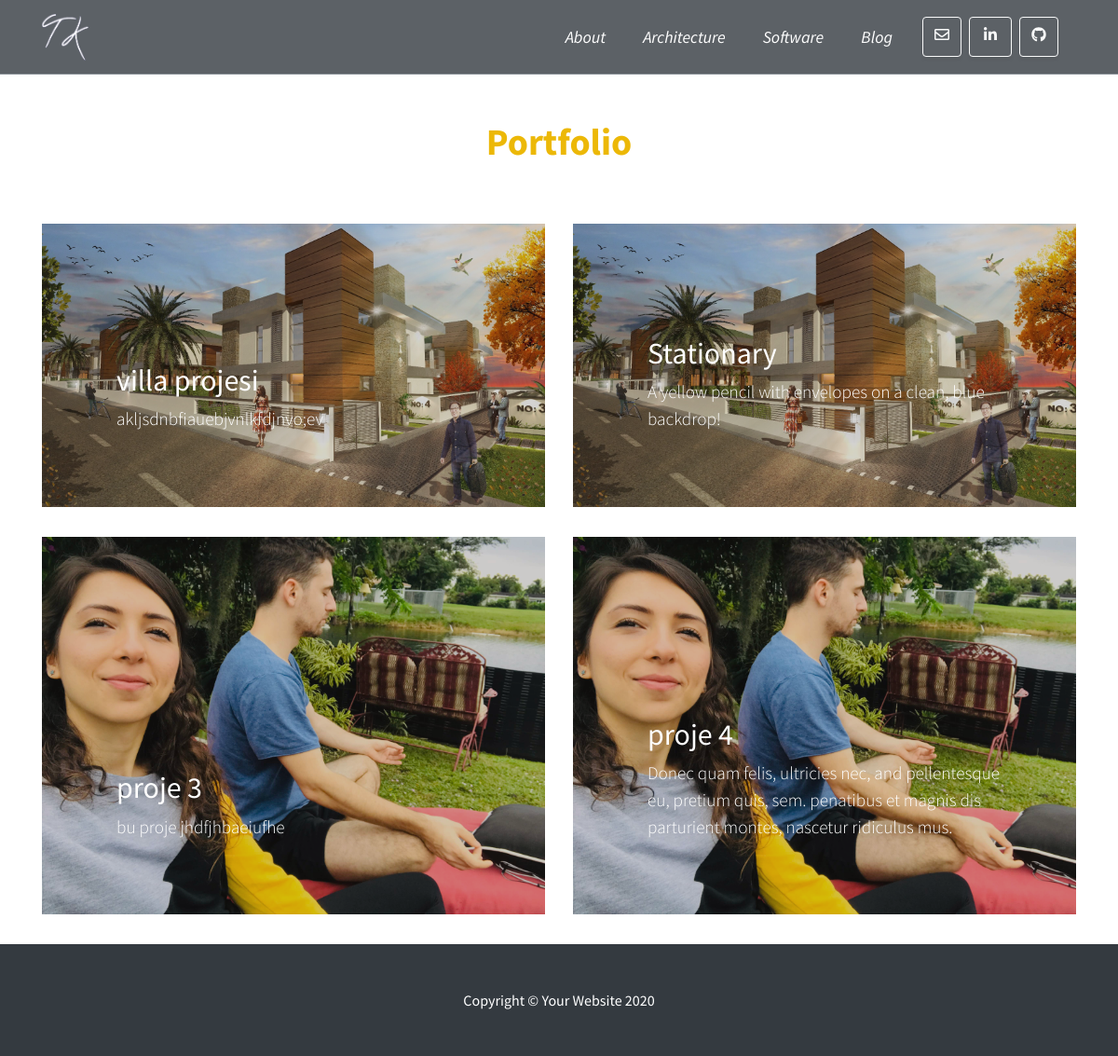
/portfolio/architecture/, run on the app's committed database.
### portfolio/models.py (models this page shows, shortened)
class Portfolio(models.Model):
    project_name = models.CharField(max_length = 50,verbose_name = "Name")
    project_description = models.CharField(max_length = 200,verbose_name = "Description")
    project_content=models.TextField(verbose_name = "Content")
    comment_date = models.DateTimeField(auto_now_add=True)
    project_image = models.FileField(blank = True,null = True,verbose_name=" Add p Image")

### portfolio/views.py (the view)
# urls.py: path('architecture/',views.ArchPort,name='architecture'),
def ArchPort(request):
    project=Portfolio.objects.all()
    return render(request,'pages/architecture.html',{"project":project})

### templates/pages/architecture.html
{%extends 'layout.html'%}
{% load static %}
{% block body %}
<section class="content" id="portfolio">
    <div class="container">
      <div class="content-section-heading text-center">
        <h1 class="text-secondary mt-5 mb-5">Portfolio</h1>
      </div>
      <div class="row my-3 ">
        {%for project in project %}
        <div class="col-lg-6 my-3">
          <a class="portfolio-item " href="#!">
            <div class="caption">
              <div class="caption-content">
                <div class="h2">{{project.project_name}}</div>
                <p class="mb-0">{{project.project_description}}</p>
              </div>
            </div>
            <img class="img-fluid " src="{{project.project_image.url}}" alt="">
          </a>
        </div>
        {%endfor%}
      </div>
    </div>
  </section>
{% endblock %}

### static/css/style.css (style rules this page uses)
.container { padding-left: 80px;padding-right: 80px; }

### data on the page
Portfolio: project_name "villa projesi", project_description "akljsdnbfiauebjvnlkfdjnvo;ev", project_image (picture)
Portfolio: project_name "Stationary", project_description "A yellow pencil with envelopes on a clean, blue backdrop!", project_image (picture)
Portfolio: project_name "proje 3", project_description "bu proje jhdfjhbaeiufhe", project_image (picture)
Portfolio: project_name "proje 4", project_description "Donec quam felis, ultricies nec, and pellentesque eu, pretium quis, sem. penatibus et magnis dis parturient montes, nascetur ridiculus mus.", project_image (picture)
